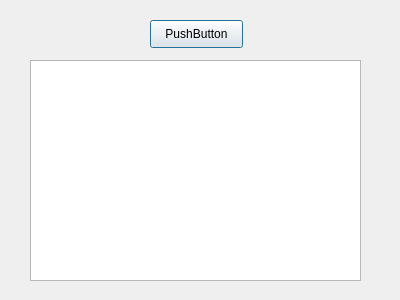
<?xml version="1.0" encoding="UTF-8"?>
<ui version="4.0">
 <class>Dialog</class>
 <widget class="QDialog" name="Dialog">
  <property name="geometry">
   <rect>
    <x>0</x>
    <y>0</y>
    <width>400</width>
    <height>300</height>
   </rect>
  </property>
  <property name="windowTitle">
   <string>Dialog</string>
  </property>
  <widget class="QPushButton" name="pushButton">
   <property name="geometry">
    <rect>
     <x>150</x>
     <y>20</y>
     <width>93</width>
     <height>28</height>
    </rect>
   </property>
   <property name="text">
    <string>PushButton</string>
   </property>
  </widget>
  <widget class="QTextEdit" name="textEdit">
   <property name="geometry">
    <rect>
     <x>30</x>
     <y>60</y>
     <width>331</width>
     <height>221</height>
    </rect>
   </property>
  </widget>
 </widget>
 <resources/>
 <connections/>
</ui>
